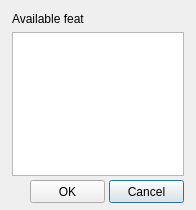
<?xml version="1.0" encoding="UTF-8"?>
<ui version="4.0">
 <class>FeatChooserWindow</class>
 <widget class="QDialog" name="FeatChooserWindow">
  <property name="geometry">
   <rect>
    <x>0</x>
    <y>0</y>
    <width>196</width>
    <height>210</height>
   </rect>
  </property>
  <property name="windowTitle">
   <string>FeatChooserWindow</string>
  </property>
  <widget class="QLabel" name="headingLabel">
   <property name="geometry">
    <rect>
     <x>12</x>
     <y>12</y>
     <width>72</width>
     <height>13</height>
    </rect>
   </property>
   <property name="text">
    <string>Available feats:</string>
   </property>
  </widget>
  <widget class="QListWidget" name="featsList">
   <property name="geometry">
    <rect>
     <x>12</x>
     <y>32</y>
     <width>172</width>
     <height>144</height>
    </rect>
   </property>
  </widget>
  <widget class="QPushButton" name="cancelButton">
   <property name="geometry">
    <rect>
     <x>109</x>
     <y>180</y>
     <width>75</width>
     <height>23</height>
    </rect>
   </property>
   <property name="text">
    <string>Cancel</string>
   </property>
  </widget>
  <widget class="QPushButton" name="okButton">
   <property name="geometry">
    <rect>
     <x>30</x>
     <y>180</y>
     <width>75</width>
     <height>23</height>
    </rect>
   </property>
   <property name="text">
    <string>OK</string>
   </property>
  </widget>
 </widget>
 <layoutdefault spacing="6" margin="11"/>
 <resources/>
 <connections>
  <connection>
   <sender>cancelButton</sender>
   <signal>clicked()</signal>
   <receiver>FeatChooserWindow</receiver>
   <slot>close()</slot>
   <hints>
    <hint type="sourcelabel">
     <x>146</x>
     <y>191</y>
    </hint>
    <hint type="destinationlabel">
     <x>97</x>
     <y>104</y>
    </hint>
   </hints>
  </connection>
  <connection>
   <sender>okButton</sender>
   <signal>clicked()</signal>
   <receiver>FeatChooserWindow</receiver>
   <slot>featChosen()</slot>
   <hints>
    <hint type="sourcelabel">
     <x>67</x>
     <y>191</y>
    </hint>
    <hint type="destinationlabel">
     <x>97</x>
     <y>104</y>
    </hint>
   </hints>
  </connection>
 </connections>
 <slots>
  <signal>featAdded(PathfinderFeat)</signal>
  <slot>featChosen()</slot>
 </slots>
</ui>
